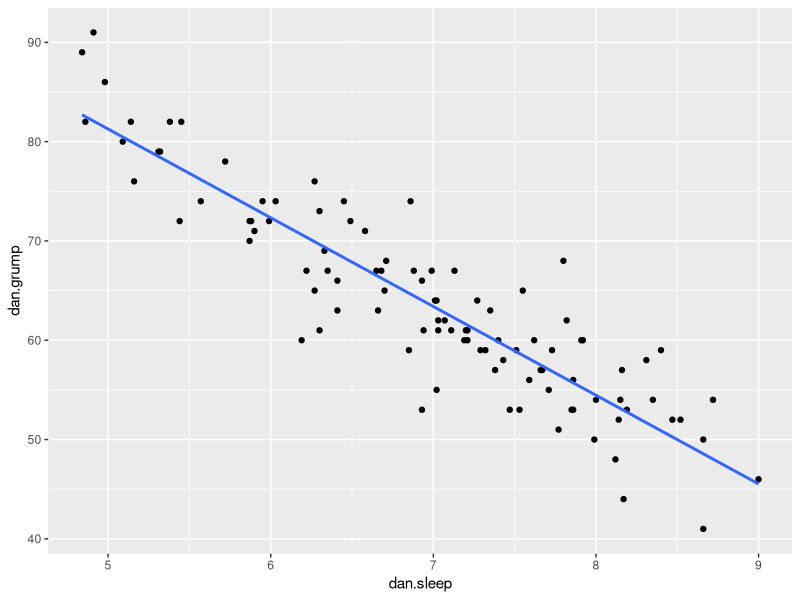
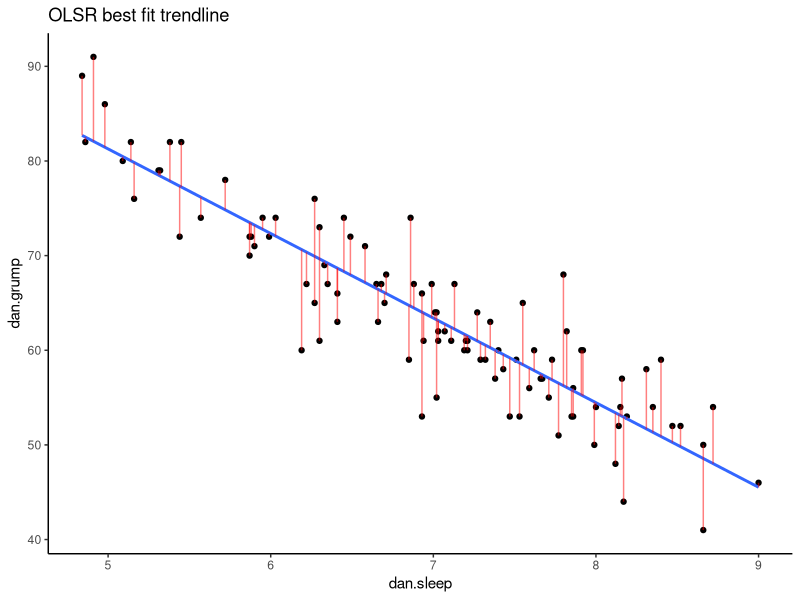
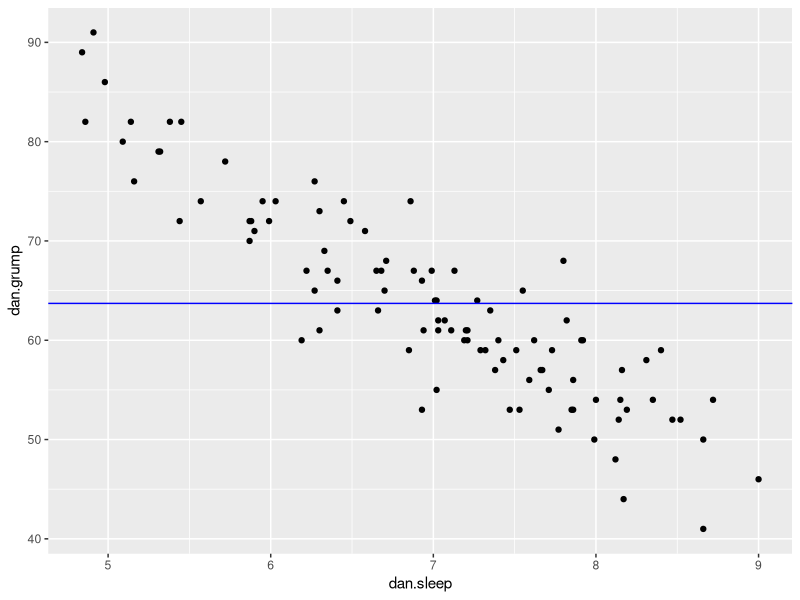
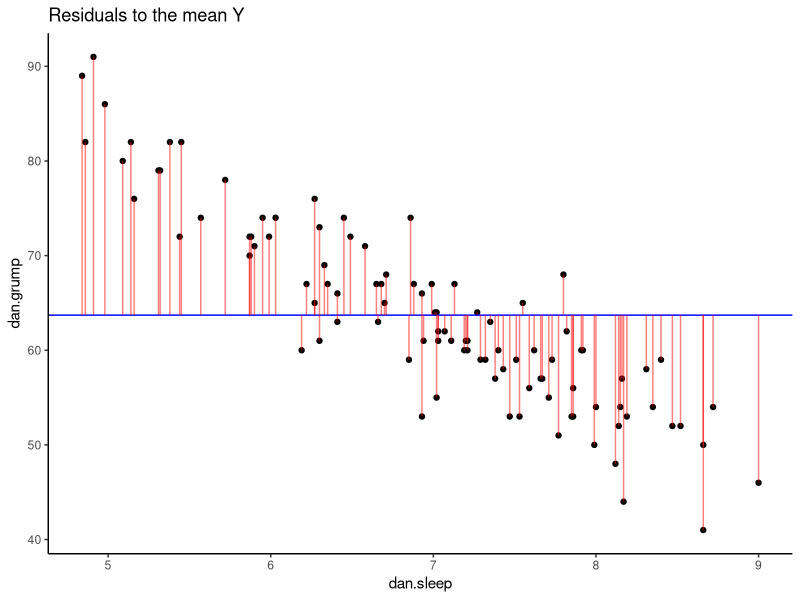
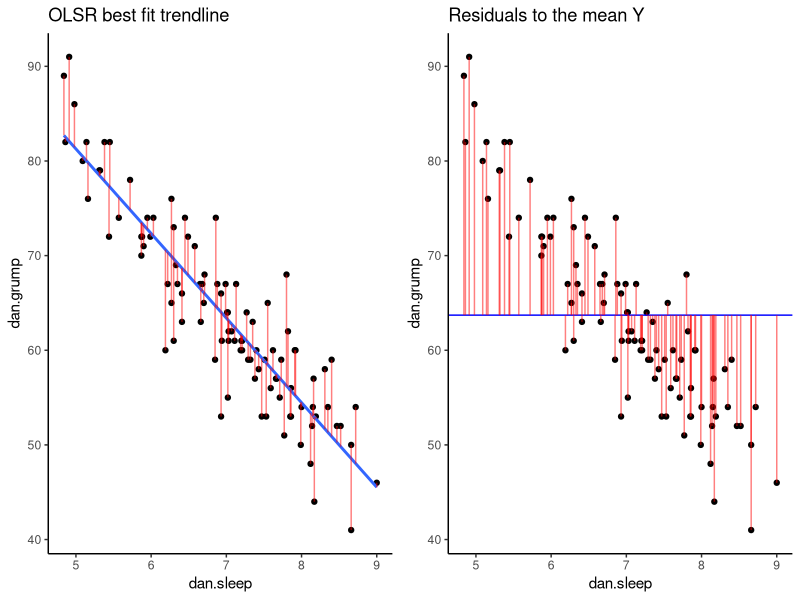

Source code (R) for these figures, in order:

### Residuals & R2



library(tidyverse)


# Import Data

df <- read_csv("data/parenthood.csv")

head(df)

tail(df)

nrow(df)

# Scatterplot
ggplot(df, aes(x = dan.sleep, y = dan.grump)) + 
  geom_point() + 
  stat_smooth(method='lm', se=F) 


# Run the model
mod1 <- lm(dan.grump ~ dan.sleep, data = df)

mod1

mod1$coefficients




### How to calculate the residuals:


X <- df$dan.sleep  # the predictor
Y <- df$dan.grump  # the outcome

Y.pred <-  125.97   +   (-8.94 * X)


Y.pred

df$Y.pred <- Y.pred


head(df)

tail(df)


# so to get the residual,  y - y'
df$dan.grump - Y.pred

df$residuals <- df$dan.grump - Y.pred

head(df)

tail(df)


## These residuals are called 'ordinary residuals' or 'raw residuals'



### Let's visualize them.

p1 <- ggplot(df, aes(x = dan.sleep, y = dan.grump)) +
  geom_point() +
  geom_smooth(method = "lm", se = FALSE) +   
  geom_segment(aes(xend = dan.sleep, yend = dan.grump-residuals), alpha = .5, color='red') + 
 # geom_point(aes(y = dan.grump+residuals), shape = 1) +
  theme_classic() +
  ggtitle("OLSR best fit trendline")

p1



###  What about other possible trendlines?  

# What would the size of these red residual lines be for those?


# how we do this, is to compare our residuals to a flat trendline at the Y mean.

mean(df$dan.grump)

ggplot(df, aes(x = dan.sleep, y = dan.grump)) + 
  geom_point() + 
  geom_hline(yintercept = mean(df$dan.grump), color='blue') 

# we can work out what the 'residuals' would be for this trendline:

head(df)

df$Ymean <- mean(df$dan.grump)

head(df)

df$resid_Ymean <- df$dan.grump - df$Ymean  #residual from Ymean


head(df)


## visualize this:

p2 <- ggplot(df, aes(x = dan.sleep, y = dan.grump)) +
  geom_point() +
  geom_hline(yintercept = mean(df$dan.grump), color='blue') +
  geom_segment(aes(xend = dan.sleep, yend = dan.grump-resid_Ymean), alpha = .5, color='red') + 
  # geom_point(aes(y = dan.grump+residuals), shape = 1) +
  theme_classic() +
  ggtitle("Residuals to the mean Y")

p2



library(gridExtra)
grid.arrange(p1,p2,nrow=1)


### Instead of using 'raw residuals', one way to measure how far away residuals are is to square them

# Squaring the residuals:

head(df)

df$residuals2 <- df$residuals ^ 2               # raw residuals

df$resid_Ymean2 <- df$resid_Ymean ^ 2           # total residuals

head(df)

# we want the raw residuals to be as small a fraction as possible of the total residuals



SS.resid <- sum(df$residuals2)
SS.resid  #1838.722

SS.tot <- sum(df$resid_Ymean2)
SS.tot    #9998.59


# to make these numbers interpretable, we convert them to R2.

# if the trendline is absolutely useless at predicting the y values,
# then the trendline would have residuals as high as the total residuals.

# if the trendline is perfect at predicting the y values, then the residual SS total would be 0.

1 -  (SS.resid/SS.tot)   # 0.816   (this is R2)


# remember our linear model:
mod1

summary(mod1)  # the R2 matches



## Remember, a short hand way of getting R2 is to square the Pearson r:
cor(df$dan.sleep, df$dan.grump)

r <- cor(df$dan.sleep, df$dan.grump)

r

r^2

